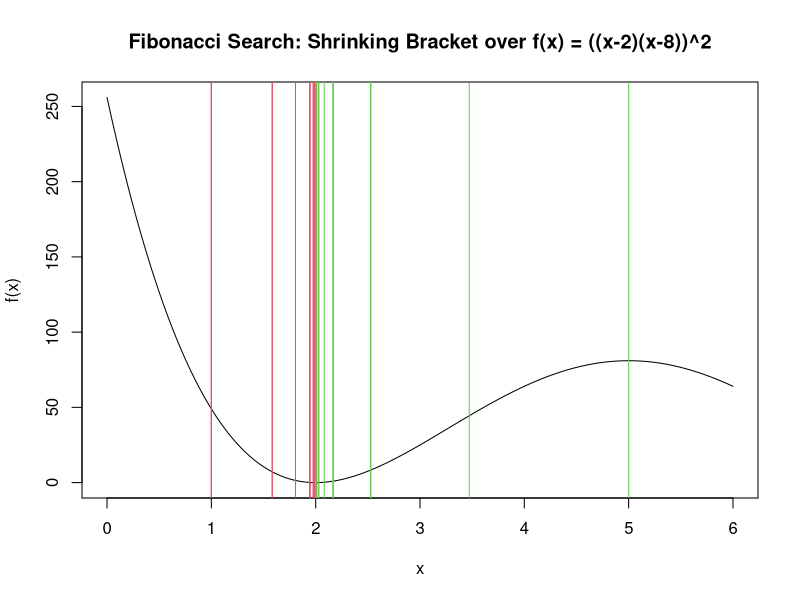

This figure's R source:
## ---- chunk 1
knitr::opts_chunk$set(echo = TRUE, warning = FALSE, message = FALSE)
## ---- chunk 2
# Objective function
f <- function(x) {
  ((x - 2) * (x - 8))^2
}
## ---- chunk 3
# Fibonacci search function
fib_search <- function(f, a, b, tol = 1e-4) {
  
  # Generate Fibonacci numbers
  fib <- c(1, 1)
  while (fib[length(fib)] < (b - a) / tol) {
    fib <- c(fib, fib[length(fib)] + fib[length(fib) - 1])
  }
  
  history <- data.frame(
    a = a,
    b = b
  )
  
  N <- length(fib)
  
  # Initial points
  x1 <- a + fib[N - 2] / fib[N] * (b - a)
  x2 <- a + fib[N - 1] / fib[N] * (b - a)
  
  f1 <- f(x1)
  f2 <- f(x2)
  
  for (k in 1:(N - 2)) {
    
    if (f1 > f2) {
      
      a <- x1
      x1 <- x2
      f1 <- f2
      
      x2 <- a + fib[N - k - 1] / fib[N - k] * (b - a)
      f2 <- f(x2)
      
    } else {
      
      b <- x2
      x2 <- x1
      f2 <- f1
      
      x1 <- a + fib[N - k - 2] / fib[N - k] * (b - a)
      f1 <- f(x1)
    }
    
    history <- rbind(
      history,
      data.frame(a = a, b = b)
    )
  }
  
  list(
    xmin = (a + b) / 2,
    fmin = f((a + b) / 2),
    interval = c(a, b),
    history = history
  )
}
## ---- chunk 4
# Run Fibonacci search
result <- fib_search(f, a = 1, b = 5, tol = 1e-4)

print(result)
## ---- chunk 5
h <- result$history

u <- seq(0, 6, length = 500)
plot(u, f(u), type = 'l',
     main = "Fibonacci Search: Shrinking Bracket over f(x) = ((x-2)(x-8))^2",
     xlab = "x", ylab = "f(x)")
for (i in 1:nrow(h)) {
  abline(v = h[i, 1], col = 2)  # left endpoint a, in red
  abline(v = h[i, 2], col = 3)  # right endpoint b, in green
}
